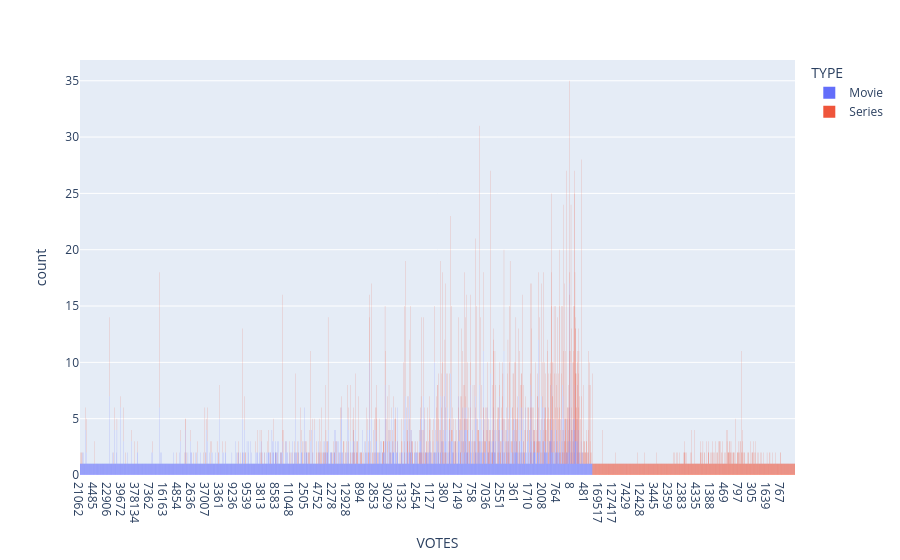

Notebook code for this chart:
### Code cell
fig = px.histogram(df, x="VOTES", color="TYPE")
fig.show()

### Figure 1 — Plotly figure (JSON) as saved in the notebook; plotly's stock layout.template omitted (floating-point values rounded to 4 significant figures; data arrays with more than 128 entries replaced by an {"elided": "..."} marker saying what was removed)
{"data": [{"bingroup": "x", "hovertemplate": "TYPE=Movie<br>VOTES=%{x}<br>count=%{y}<extra></extra>", "legendgroup": "Movie", "marker": {"color": "#636efa", "pattern": {"shape": ""}}, "name": "Movie", "orientation": "v", "showlegend": true, "type": "histogram", "x": {"elided": "4364 str values"}, "xaxis": "x", "yaxis": "y"}, {"bingroup": "x", "hovertemplate": "TYPE=Series<br>VOTES=%{x}<br>count=%{y}<extra></extra>", "legendgroup": "Series", "marker": {"color": "#EF553B", "pattern": {"shape": ""}}, "name": "Series", "orientation": "v", "showlegend": true, "type": "histogram", "x": {"elided": "3804 str values"}, "xaxis": "x", "yaxis": "y"}], "layout": {"barmode": "relative", "legend": {"title": {"text": "TYPE"}, "tracegroupgap": 0}, "margin": {"t": 60}, "xaxis": {"anchor": "y", "domain": [0, 1], "title": {"text": "VOTES"}}, "yaxis": {"anchor": "x", "domain": [0, 1], "title": {"text": "count"}}}}
